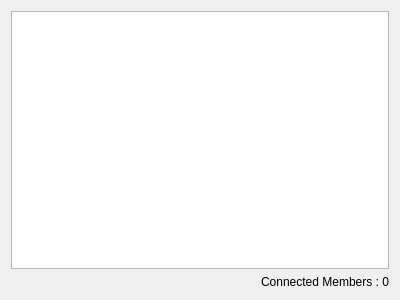
<?xml version="1.0" encoding="UTF-8"?>
<ui version="4.0">
 <class>Widget</class>
 <widget class="QWidget" name="Widget">
  <property name="geometry">
   <rect>
    <x>0</x>
    <y>0</y>
    <width>400</width>
    <height>300</height>
   </rect>
  </property>
  <property name="windowTitle">
   <string>Chat Server</string>
  </property>
  <layout class="QVBoxLayout" name="verticalLayout">
   <item>
    <widget class="QTextEdit" name="textEdit"/>
   </item>
   <item>
    <widget class="QLabel" name="label">
     <property name="text">
      <string>Connected Members : 0</string>
     </property>
     <property name="alignment">
      <set>Qt::AlignRight|Qt::AlignTrailing|Qt::AlignVCenter</set>
     </property>
    </widget>
   </item>
  </layout>
 </widget>
 <layoutdefault spacing="6" margin="11"/>
 <resources/>
 <connections/>
</ui>
